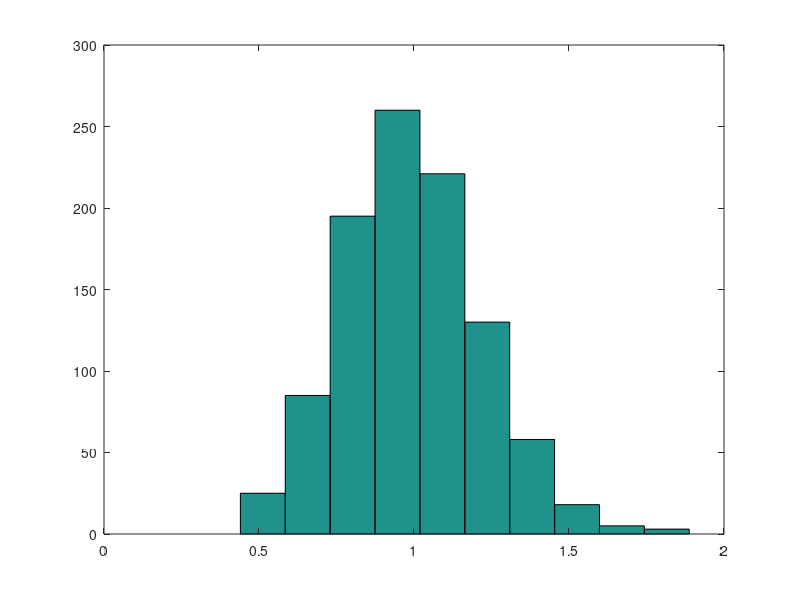

Write MATLAB code to recreate this figure.
%xi de distribucion uniforme
n = 20;
for j = 1:n 
    D = rand(1000,j);
    media = mean(D,2);
    hist(media) 
    pause(2)
end

%xi de distribucion lognormal
for j = 1:n 
    D = -log(rand(1000,j));
    media = mean(D,2);
    hist(media) 
    pause(2)
end
